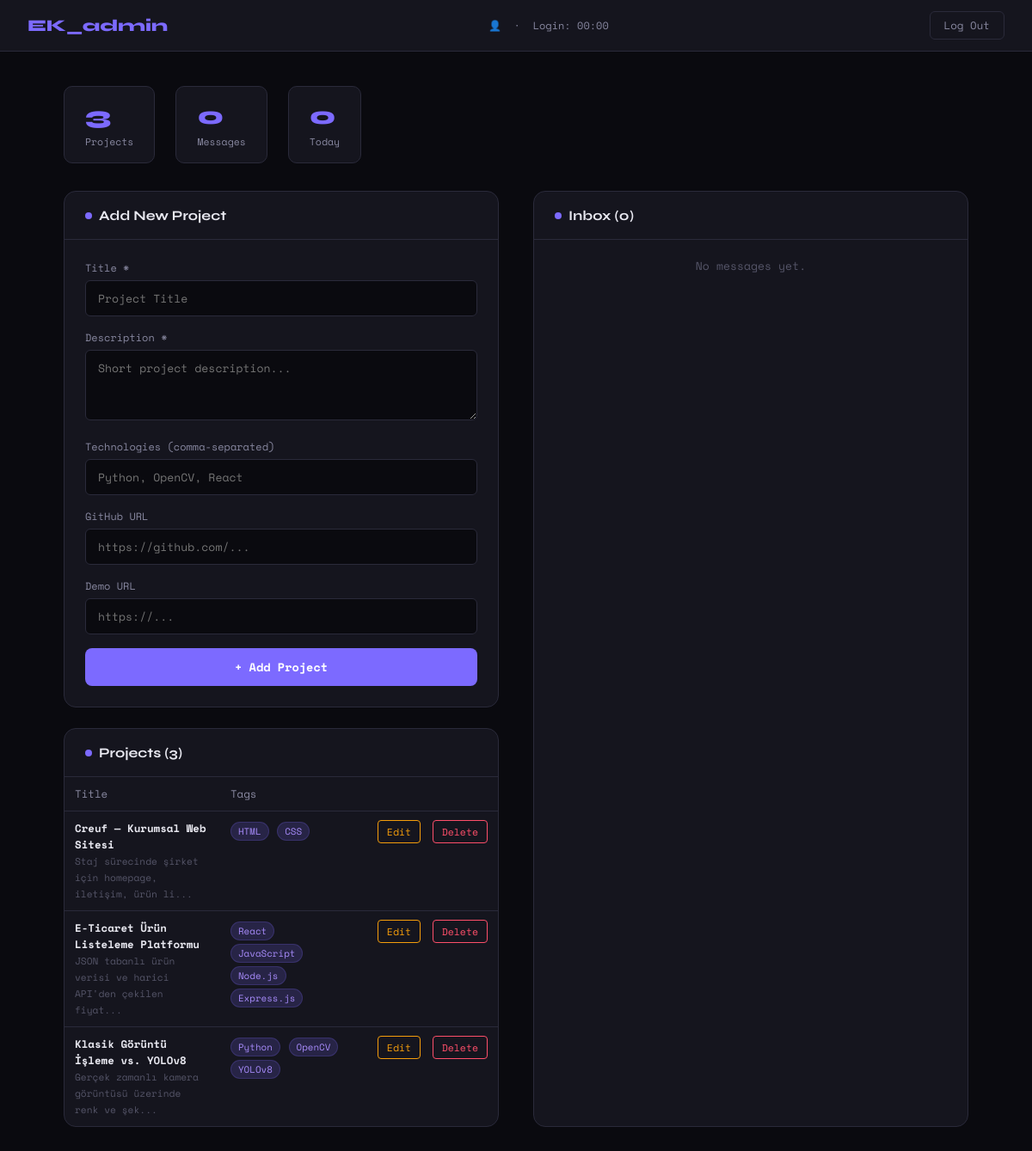
/php/admin/dashboard.php (signed in), run on an earlier commit of the app's database.
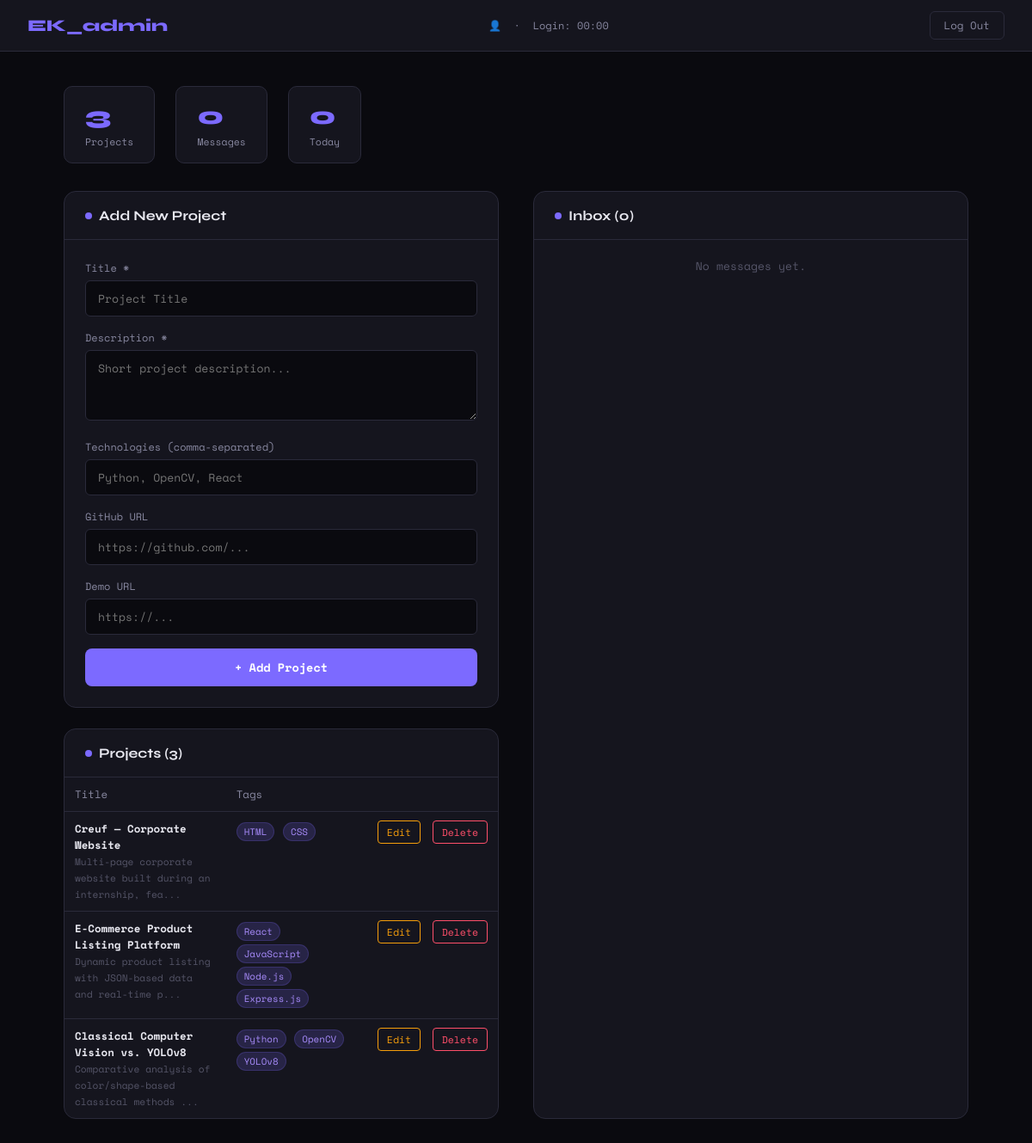
And on a later commit of the database.
### tables this page shows
CREATE TABLE `projects` (
  `id`          INT UNSIGNED AUTO_INCREMENT PRIMARY KEY,
  `title`       VARCHAR(255)  NOT NULL,
  `description` TEXT          NOT NULL,
  `tags`        VARCHAR(500)  DEFAULT '',
  `github_url`  VARCHAR(500)  DEFAULT '',
  `demo_url`    VARCHAR(500)  DEFAULT '',
  `created_at`  DATETIME      NOT NULL DEFAULT CURRENT_TIMESTAMP
);

### php/admin/dashboard.php (the view, shortened to what this page needs)
<?php
$conn    = getConnection();
$editProject = null;
$projects = $conn->query("SELECT * FROM projects ORDER BY id DESC")->fetch_all(MYSQLI_ASSOC);
$messages = $conn->query("SELECT * FROM contacts ORDER BY created_at DESC")->fetch_all(MYSQLI_ASSOC);
?>
<!DOCTYPE html>
<html lang="en">
<head>
</head>
<body>
<header class="dash-header">
  <div class="dash-logo">EK_admin</div>
  <div class="dash-meta">
    👤 <?= htmlspecialchars($_SESSION['admin_user']) ?>
    &nbsp;·&nbsp;
    Login: <?= date('H:i', $_SESSION['login_time']) ?>
  </div>
  <a href="?logout=1"><button class="logout-btn">Log Out</button></a>
</header>
<div class="dash-body">
  <div class="stats-bar">
    <div class="stat-pill">
      <span class="num"><?= count($projects) ?></span>
      <span class="lbl">Projects</span>
    </div>
    <div class="stat-pill">
      <span class="num"><?= count($messages) ?></span>
      <span class="lbl">Messages</span>
    </div>
    <div class="stat-pill">
      <span class="num"><?= count(array_filter($messages, fn($m) => date('Y-m-d', strtotime($m['created_at'])) === date('Y-m-d'))) ?></span>
      <span class="lbl">Today</span>
    </div>
  </div>
  <div class="dash-grid">
    <div>
      <?php if ($editProject): ?>
      <div class="panel" style="margin-bottom:24px;border-color:var(--warn)">
        <div class="panel-head"><span class="dot warn"></span>Edit Project — <?= htmlspecialchars($editProject['title']) ?></div>
        <div class="panel-body">
          <form method="POST" action="">
            <input type="hidden" name="action" value="edit_project" />
            <input type="hidden" name="project_id" value="<?= (int)$editProject['id'] ?>" />
            <div class="form-group">
              <label>Title *</label>
              <input type="text" name="title" value="<?= htmlspecialchars($editProject['title']) ?>" required />
            </div>
            <div class="form-group">
              <label>Description *</label>
              <textarea name="description" rows="3" required><?= htmlspecialchars($editProject['description']) ?></textarea>
            </div>
            <div class="form-group">
              <label>Technologies (comma-separated)</label>
              <input type="text" name="tags" value="<?= htmlspecialchars($editProject['tags']) ?>" />
            </div>
            <div class="form-group">
              <label>GitHub URL</label>
              <input type="url" name="github_url" value="<?= htmlspecialchars($editProject['github_url']) ?>" />
            </div>
            <div class="form-group">
              <label>Demo URL</label>
              <input type="url" name="demo_url" value="<?= htmlspecialchars($editProject['demo_url']) ?>" />
            </div>
            <button type="submit" class="btn-add btn-update">💾 Save Changes</button>
            <a href="dashboard.php" class="btn-cancel">✕ Cancel</a>
          </form>
        </div>
      </div>
      <?php else: ?>
      <div class="panel" style="margin-bottom:24px">
        <div class="panel-head"><span class="dot"></span>Add New Project</div>
        <div class="panel-body">
          <form method="POST" action="">
            <div class="form-group">
              <label>Title *</label>
              <input type="text" name="title" placeholder="Project Title" required />
            </div>
            <div class="form-group">
              <label>Description *</label>
              <textarea name="description" rows="3" placeholder="Short project description..." required></textarea>
            </div>
            <div class="form-group">
              <label>Technologies (comma-separated)</label>
              <input type="text" name="tags" placeholder="Python, OpenCV, React" />
            </div>
            <div class="form-group">
              <label>GitHub URL</label>
              <input type="url" name="github_url" placeholder="https://github.com/..." />
            </div>
            <div class="form-group">
              <label>Demo URL</label>
              <input type="url" name="demo_url" placeholder="https://..." />
            </div>
            <button type="submit" class="btn-add">+ Add Project</button>
          </form>
        </div>
      </div>
      <?php endif; ?>
      <div class="panel">
        <div class="panel-head"><span class="dot"></span>Projects (<?= count($projects) ?>)</div>
        <div class="panel-body" style="padding:0">
          <?php if (empty($projects)): ?>
            <p class="empty">No projects yet.</p>
          <?php else: ?>
            <table class="data-table">
              <thead><tr><th>Title</th><th>Tags</th><th></th></tr></thead>
              <tbody>
                <?php foreach ($projects as $p): ?>
                <tr>
                  <td>
                    <strong><?= htmlspecialchars($p['title']) ?></strong><br />
                    <span style="font-size:.7rem;color:var(--text-dim)"><?= htmlspecialchars(substr($p['description'], 0, 60)) ?>...</span>
                  </td>
                  <td>
                    <?php foreach (explode(',', $p['tags']) as $t): ?>
                      <span class="tag-pill"><?= htmlspecialchars(trim($t)) ?></span>
                    <?php endforeach; ?>
                  </td>
                  <td style="white-space:nowrap">
                    <a href="?edit=<?= (int)$p['id'] ?>" class="btn-edit">Edit</a>
                    <form method="POST" style="display:inline" onsubmit="return confirm('Delete this project?')">
                      <button type="submit" class="btn-del">Delete</button>
                    </form>
                  </td>
                </tr>
                <?php endforeach; ?>
              </tbody>
            </table>
          <?php endif; ?>
        </div>
      </div>
    </div>
    <div class="panel">
      <div class="panel-head"><span class="dot"></span>Inbox (<?= count($messages) ?>)</div>
      <div class="panel-body" style="padding:0">
        <?php if (empty($messages)): ?>
          <p class="empty">No messages yet.</p>
        <?php endif; ?>
      </div>
    </div>
  </div>
</div>
</body>
</html>

### php/admin/dashboard.php (style rules this page uses)
:root { --bg:#0a0a0f; --bg-2:#111118; --bg-card:#15151e; --border:#2a2a3a; --accent:#7c6aff; --accent-2:#a78bfa; --accent-glow:rgba(124,106,255,.18); --text:#e8e8f0; --text-muted:#8888a0; --text-dim:#555568; --success:#22d3a0; --error:#ff4f6a; --warn:#f59e0b; --font-mono:'Space Mono',monospace; --font-display:'Syne',sans-serif; }
*,*::before,*::after { box-sizing:border-box;margin:0;padding:0 }
body { font-family:var(--font-mono);background:var(--bg);color:var(--text);min-height:100vh }
a { color:var(--accent-2);text-decoration:none }
.dash-header { background:var(--bg-card);border-bottom:1px solid var(--border); padding:0 32px;height:60px;display:flex;align-items:center;justify-content:space-between; position:sticky;top:0;z-index:100; }
.dash-logo { font-family:var(--font-display);font-weight:800;font-size:1.2rem;color:var(--accent) }
.dash-meta { font-size:.75rem;color:var(--text-muted) }
.logout-btn { padding:6px 16px;border:1px solid var(--border);border-radius:6px; color:var(--text-muted);font-family:var(--font-mono);font-size:.78rem; background:none;cursor:pointer;transition:all .2s; }
.dash-body { max-width:1100px;margin:0 auto;padding:40px 24px }
.dash-grid { display:grid;grid-template-columns:1fr 1fr;gap:40px }
.panel { background:var(--bg-card);border:1px solid var(--border);border-radius:14px;overflow:hidden }
.panel-head { padding:18px 24px;border-bottom:1px solid var(--border); font-family:var(--font-display);font-weight:700;font-size:1rem; display:flex;align-items:center;gap:8px; }
.panel-head .dot { width:8px;height:8px;border-radius:50%;background:var(--accent) }
.panel-body { padding:24px }
.form-group { margin-bottom:16px }
label { display:block;font-size:.75rem;color:var(--text-muted);margin-bottom:6px }
input,textarea { width:100%;padding:10px 14px;background:var(--bg);border:1px solid var(--border); border-radius:6px;color:var(--text);font-family:var(--font-mono);font-size:.82rem; outline:none;transition:border-color .2s;resize:vertical; }
.btn-add { width:100%;padding:12px;background:var(--accent);border:none;border-radius:8px; color:#fff;font-family:var(--font-mono);font-size:.85rem;font-weight:700; cursor:pointer;transition:all .2s; }
.data-table { width:100%;border-collapse:collapse;font-size:.78rem }
.data-table th { text-align:left;padding:10px 12px;border-bottom:1px solid var(--border); color:var(--text-muted);font-weight:400; }
.data-table td { padding:10px 12px;border-bottom:1px solid var(--border);vertical-align:top;color:var(--text-muted) }
.data-table td strong { color:var(--text) }
.data-table tr:last-child td { border-bottom:none }
.btn-del { padding:4px 10px;border:1px solid var(--error);border-radius:4px; background:none;color:var(--error);font-size:.72rem;cursor:pointer; font-family:var(--font-mono);transition:all .2s; }
.btn-edit { padding:4px 10px;border:1px solid var(--warn);border-radius:4px; background:none;color:var(--warn);font-size:.72rem;cursor:pointer; font-family:var(--font-mono);transition:all .2s;margin-right:6px;text-decoration:none;display:inline-block; }
.tag-pill { display:inline-block;padding:2px 8px;border-radius:20px; background:var(--accent-glow);color:var(--accent-2);font-size:.68rem; border:1px solid rgba(124,106,255,.2);margin:2px 2px 2px 0; }
.empty { color:var(--text-dim);font-size:.82rem;padding:20px 0;text-align:center }
.stats-bar { display:flex;gap:24px;margin-bottom:32px;flex-wrap:wrap; }
.stat-pill { background:var(--bg-card);border:1px solid var(--border);border-radius:10px; padding:16px 24px;display:flex;flex-direction:column;gap:4px; }
.stat-pill .num { font-family:var(--font-display);font-size:1.8rem;font-weight:800;color:var(--accent) }
.stat-pill .lbl { font-size:.72rem;color:var(--text-muted) }

What changed in the data, as far as the page shows it:
changed projects "HTML": title "Creuf — Kurumsal Web Sitesi" → "Creuf — Corporate Website"; description "Staj sürecinde şirket için homepage, iletişim, ürün li" → "Multi-page corporate website built during an internship, fea"
changed projects "React": title "E-Ticaret Ürün Listeleme Platformu" → "E-Commerce Product Listing Platform"; description "JSON tabanlı ürün verisi ve harici API'den çekilen fiyat" → "Dynamic product listing with JSON-based data and real-time p"
changed projects "Python": title "Klasik Görüntü İşleme vs. YOLOv8" → "Classical Computer Vision vs. YOLOv8"; description "Gerçek zamanlı kamera görüntüsü üzerinde renk ve şek" → "Comparative analysis of color/shape-based classical methods"
